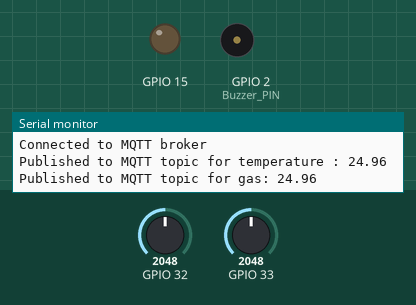
Simulated run of this sketch. Board: ESP32. Parts: output pins drawn as LEDs (lit = HIGH), buzzer (waves = sounding), the last lines printed to the serial monitor. Inputs (shaded band) come from the test bench; at power-on: GPIO 33 = 2048, GPIO 32 = 2048 (analog values on the 0–4095 scale). WiFi joins after 1.5 s; servers stay silent unless stated; no MQTT or app messages arrive unless stated.

Above: at 3.2 s.
3.3 s: GPIO 33 set to 1123
8.9 s: GPIO 33 set to 1017
At 13.1 s:
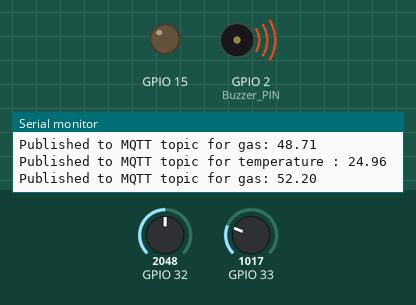
14.5 s: GPIO 33 set to 1228
At 17.9 s:
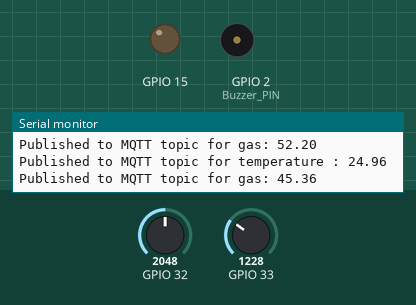
20.1 s: GPIO 33 set to 491
At 22.7 s:
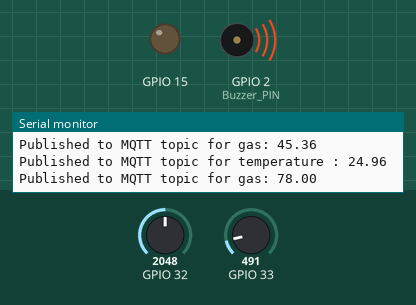
Timing chart, 0 to 24.2 s (numbered marks = the images above; inputs shaded):
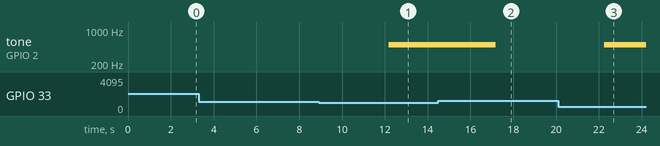

The sketch:

sketch.ino
```cpp
#include <Arduino.h>
#include <PubSubClient.h>
#include <WiFi.h>
const char* ssid = "Wokwi-GUEST";
const char* password = "";
#define BETA  3950
unsigned long previousMillis = 0;
const long interval = 1000;
const char* mqttServer = "test.mosquitto.org";  // Replace with your MQTT broker address
const int mqttPort = 1883;  // MQTT broker port (typically 1883)
const char* mqttTopic = "Temperature";  // The MQTT topic you want to publish to
const char* mqttTopic1 = "Gas";
WiFiClient espClient;
PubSubClient client(espClient);

#define Buzzer_PIN 2
#define GAS 33

#define Temperature_Threshold 50.0
#define Gas_Threshold         50.0

void reconnect()
{
  while (!client.connected())
  {
    Serial.println("Attempting MQTT connection...");
    if (client.connect("ArduinoClient"))
    {
      Serial.println("Connected to MQTT broker");
    }
    else
    {
      Serial.print("Failed, rc=");
      Serial.print(client.state());
      Serial.println(" Retry in 5 seconds");
      delay(5000);
    }
  }
}

void setup()
{
  Serial.begin(9600);
  WiFi.begin(ssid, password);
  while (WiFi.status() != WL_CONNECTED)
  {
    delay(1000);
    Serial.println("Connecting to WiFi...");
  }
  Serial.println("Connected to WiFi");

  client.setServer(mqttServer, mqttPort);
  reconnect();
  analogReadResolution(10);
  pinMode(32,INPUT);
  pinMode(15, OUTPUT);
  pinMode(33, INPUT);
}

void loop()
{

  int analogValue = analogRead(32);
  int gasvalue = analogRead(33);
  float celsius = 1 / (log(1 / (1023. / analogValue - 1)) / BETA + 1.0 / 298.15) - 273.15;
  String temperatureStr = String(celsius, 2); // 2 decimal places

  // gas
  float celsius1 = 1 / (log(1 / (1023. / gasvalue - 1)) / BETA + 1.0 / 298.15) - 273.15;
  String GasStr = String(celsius1, 2); // 2 decimal places

  // Publish temperature data to MQTT topic
  if (client.publish(mqttTopic, temperatureStr.c_str()) )
  {
    Serial.println("Published to MQTT topic for temperature : " + temperatureStr);
    if(celsius > 50.0)    //turn on the buzzer if the temperature is > 50
    {
      digitalWrite(Buzzer_PIN, HIGH);
      tone(Buzzer_PIN,500);
    }
    else
    {
      digitalWrite(Buzzer_PIN, LOW);
      tone(Buzzer_PIN,0);
    }
  }

  // Publish gas data to MQTT topic
  if (client.publish(mqttTopic1, GasStr.c_str()) )
  {
    Serial.println("Published to MQTT topic for gas: " + GasStr);
    if(celsius1 > Gas_Threshold)    //turn on the buzzer if the gas is > 50
    {
      digitalWrite(Buzzer_PIN, HIGH);
      tone(Buzzer_PIN,500);
    }
    else
    {
      digitalWrite(Buzzer_PIN, LOW);
      tone(Buzzer_PIN,0);
    }

  }

  else
  {
    Serial.println("Failed to publish to MQTT topic");
  }

    // Allow time for MQTT messages to be sent and received
     client.loop();
    // Publish data every 5 seconds (adjust as needed)
    if (!client.connected()) {
    reconnect();
  }

  delay(5000);
}
```

Measured:
- the behaviour switches between 1084 and 1083 on GPIO 33 (found by bisection; images 0 and 1)
- after the input at 8.9 s, tone on GPIO 2 (Buzzer_PIN): silent → 500 Hz after 3.3 s
- after the input at 14.5 s, tone on GPIO 2 (Buzzer_PIN): goes on until 17.2 s, then stays silent
- after the input at 20.1 s, tone on GPIO 2 (Buzzer_PIN): silent → 500 Hz after 2.1 s
